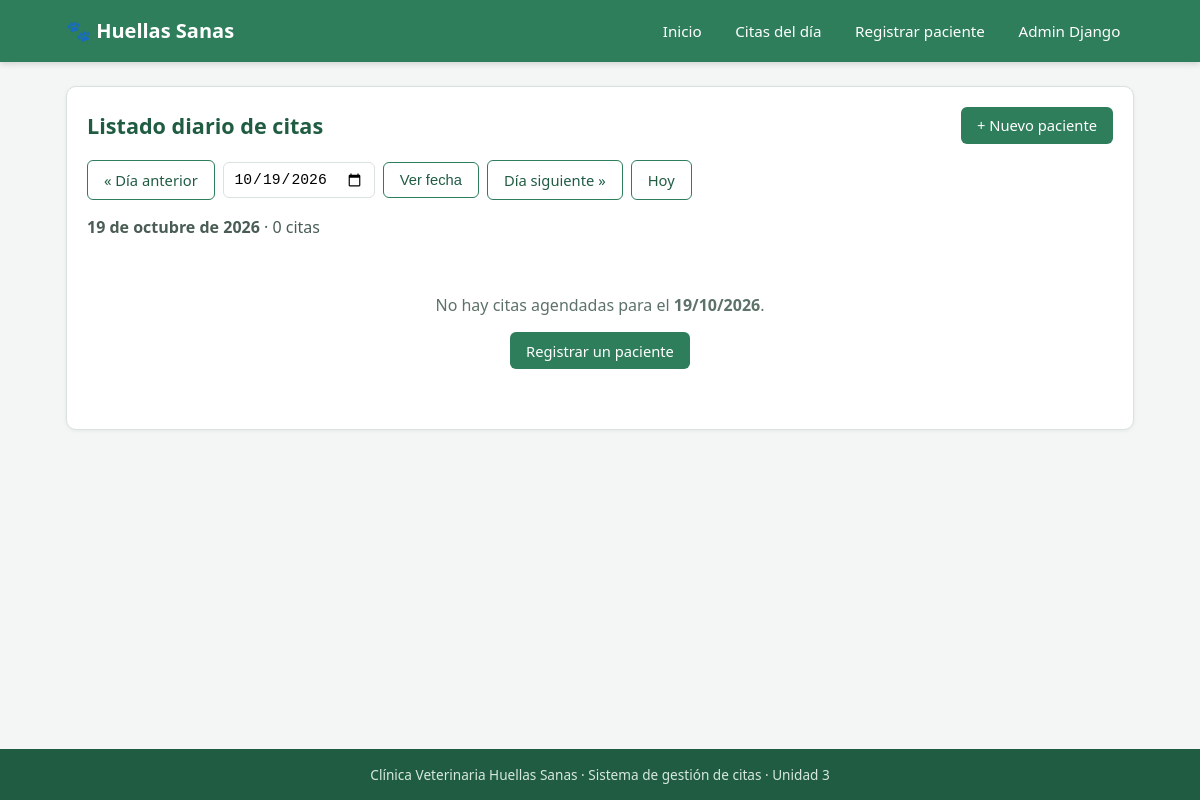
The page /citas/?fecha=2026-10-19 on the database as committed earlier.
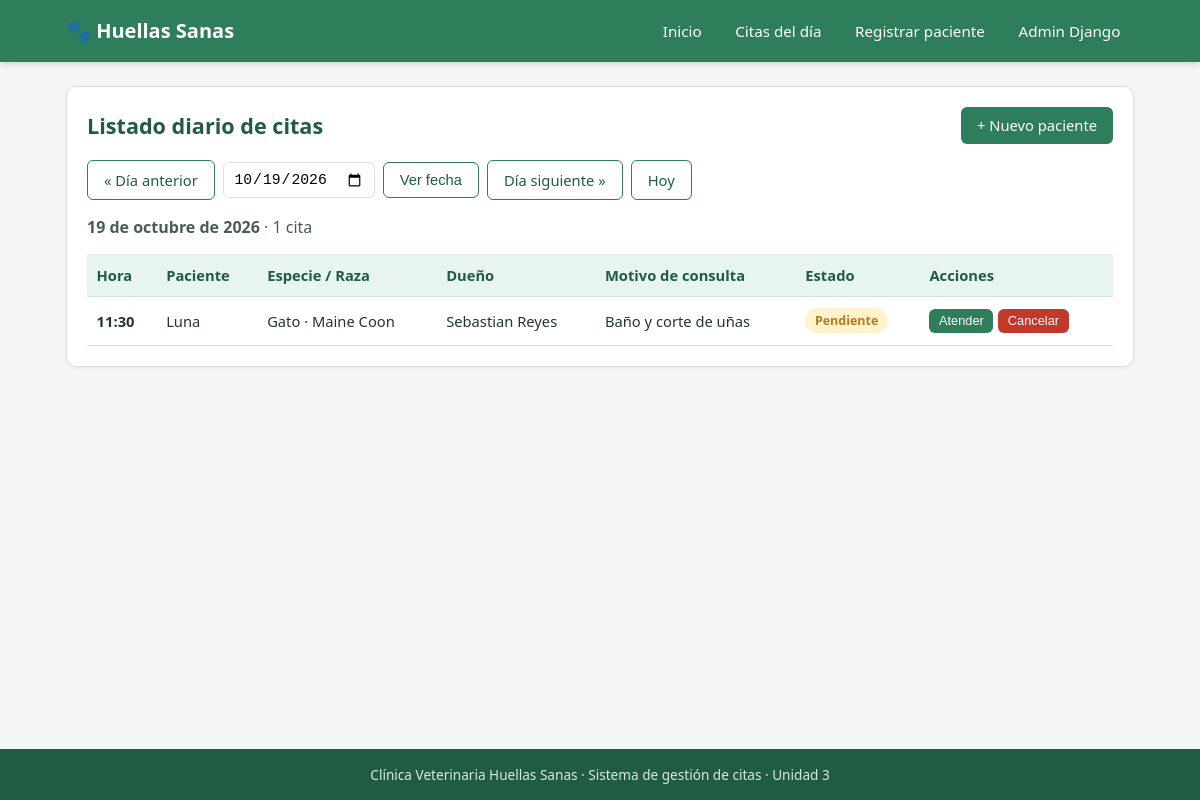
The same page on the database as committed later.
### citas/models.py (models this page shows, shortened)
class Cita(models.Model):
    ESTADO_CITAS = [
        ("pendiente", "Pendiente"),
        ("atendida", "Atendida"),
        ("cancelada", "Cancelada"),
    ]
    mascota = models.ForeignKey(
        Mascota,
        on_delete=models.CASCADE,
        related_name="citas",
        verbose_name="Mascota",
    )
    fecha = models.DateField(verbose_name="Fecha")
    hora = models.TimeField(verbose_name="Hora")
    motivo_consulta = models.TextField(verbose_name="Motivo de consulta")
    estado = models.CharField(
        max_length=20,
        choices=ESTADO_CITAS,
        default="pendiente",
        verbose_name="Estado",
    )
    class Meta:
        verbose_name = "Cita"
        verbose_name_plural = "Citas"
        ordering = ["fecha", "hora"]

class Mascota(models.Model):
    nombre = models.CharField(max_length=100, verbose_name="Nombre de la mascota")
    especie = models.CharField(max_length=50, verbose_name="Especie")
    raza = models.CharField(max_length=100, verbose_name="Raza")
    nombre_dueno = models.CharField(max_length=150, verbose_name="Nombre del dueño")
    class Meta:
        verbose_name = "Mascota"
        verbose_name_plural = "Mascotas"

### citas/views.py (the view)
# urls.py: path("citas/", views.lista_citas, name="lista_citas"),
def lista_citas(request):
    hoy = timezone.localdate()
    fecha_param = request.GET.get("fecha", "")
    if fecha_param:
        try:
            fecha = datetime.strptime(fecha_param, "%Y-%m-%d").date()
        except ValueError:
            fecha = hoy
    else:
        fecha = hoy
    citas = (
        Cita.objects.select_related("mascota")
        .filter(fecha=fecha)
        .order_by("hora")
    )
    context = {
        "citas": citas,
        "fecha": fecha,
        "hoy": hoy,
        "total": citas.count(),
        "dia_anterior": fecha - timedelta(days=1),
        "dia_siguiente": fecha + timedelta(days=1),
    }
    return render(request, "citas/lista_citas.html", context)

### citas/templates/citas/lista_citas.html (shortened to what this page needs)
{% extends "citas/base.html" %}
{% block contenido %}
<section class="panel">
  <div class="panel-cabecera">
    <h1>Listado diario de citas</h1>
    <a class="boton boton-primario" href="{% url 'crear_mascota' %}">+ Nuevo paciente</a>
  </div>
  <form method="get" class="barra-fecha">
    <a class="boton boton-secundario" href="?fecha={{ dia_anterior|date:'Y-m-d' }}">&laquo; Día anterior</a>
    <input type="date" name="fecha" value="{{ fecha|date:'Y-m-d' }}">
    <button class="boton boton-secundario" type="submit">Ver fecha</button>
    <a class="boton boton-secundario" href="?fecha={{ dia_siguiente|date:'Y-m-d' }}">Día siguiente &raquo;</a>
    {% if fecha != hoy %}
      <a class="boton boton-secundario" href="?fecha={{ hoy|date:'Y-m-d' }}">Hoy</a>
    {% endif %}
  </form>
  <p class="resumen">
    <strong>{{ fecha|date:'d \d\e F \d\e Y' }}</strong> · {{ total }} cita{{ total|pluralize }}
  </p>
  {% if citas %}
    <div class="tabla-contenedor">
      <table class="tabla">
        <thead>
          <tr>
            <th>Hora</th>
            <th>Paciente</th>
            <th>Especie / Raza</th>
            <th>Dueño</th>
            <th>Motivo de consulta</th>
            <th>Estado</th>
            <th>Acciones</th>
          </tr>
        </thead>
        <tbody>
          {% for cita in citas %}
          <tr>
            <td data-label="Hora"><strong>{{ cita.hora|time:'H:i' }}</strong></td>
            <td data-label="Paciente">{{ cita.mascota.nombre }}</td>
            <td data-label="Especie / Raza">{{ cita.mascota.especie }} · {{ cita.mascota.raza }}</td>
            <td data-label="Dueño">{{ cita.mascota.nombre_dueno }}</td>
            <td data-label="Motivo">{{ cita.motivo_consulta }}</td>
            <td data-label="Estado">
              <span class="etiqueta etiqueta-{{ cita.estado }}">{{ cita.get_estado_display }}</span>
            </td>
            <td data-label="Acciones">
              <form method="post" action="{% url 'actualizar_estado_cita' cita.id %}" class="acciones">
                {% if cita.estado != 'atendida' %}
                  <button class="boton boton-mini boton-ok" name="estado" value="atendida">Atender</button>
                {% endif %}
                {% if cita.estado != 'cancelada' %}
                  <button class="boton boton-mini boton-peligro" name="estado" value="cancelada">Cancelar</button>
                {% endif %}
              </form>
            </td>
          </tr>
          {% endfor %}
        </tbody>
      </table>
    </div>
  {% else %}
    <div class="vacio">
      <p>No hay citas agendadas para el <strong>{{ fecha|date:'d/m/Y' }}</strong>.</p>
      <a class="boton boton-primario" href="{% url 'crear_mascota' %}">Registrar un paciente</a>
    </div>
  {% endif %}
</section>
{% endblock %}

Rows that differ between the two databases and show on the page:
added Cita: hora "11:30", mascota.nombre "Luna", mascota.especie "Gato", mascota.raza "Maine Coon", mascota.nombre_dueno "Sebastian Reyes", motivo_consulta "Baño y corte de uñas", estado "Pendiente", shows "Atender", shows "Cancelar"
Other text that changed with them:
{{ total }}: "0" → "1"
{{ fecha|date:'d/m/Y' }}: "19/10/2026" → (not shown)
text no longer shown: "No hay citas agendadas para el . Registrar un paciente"
text now shown: "Hora Paciente Especie / Raza Dueño Motivo de consulta Estado Acciones"
